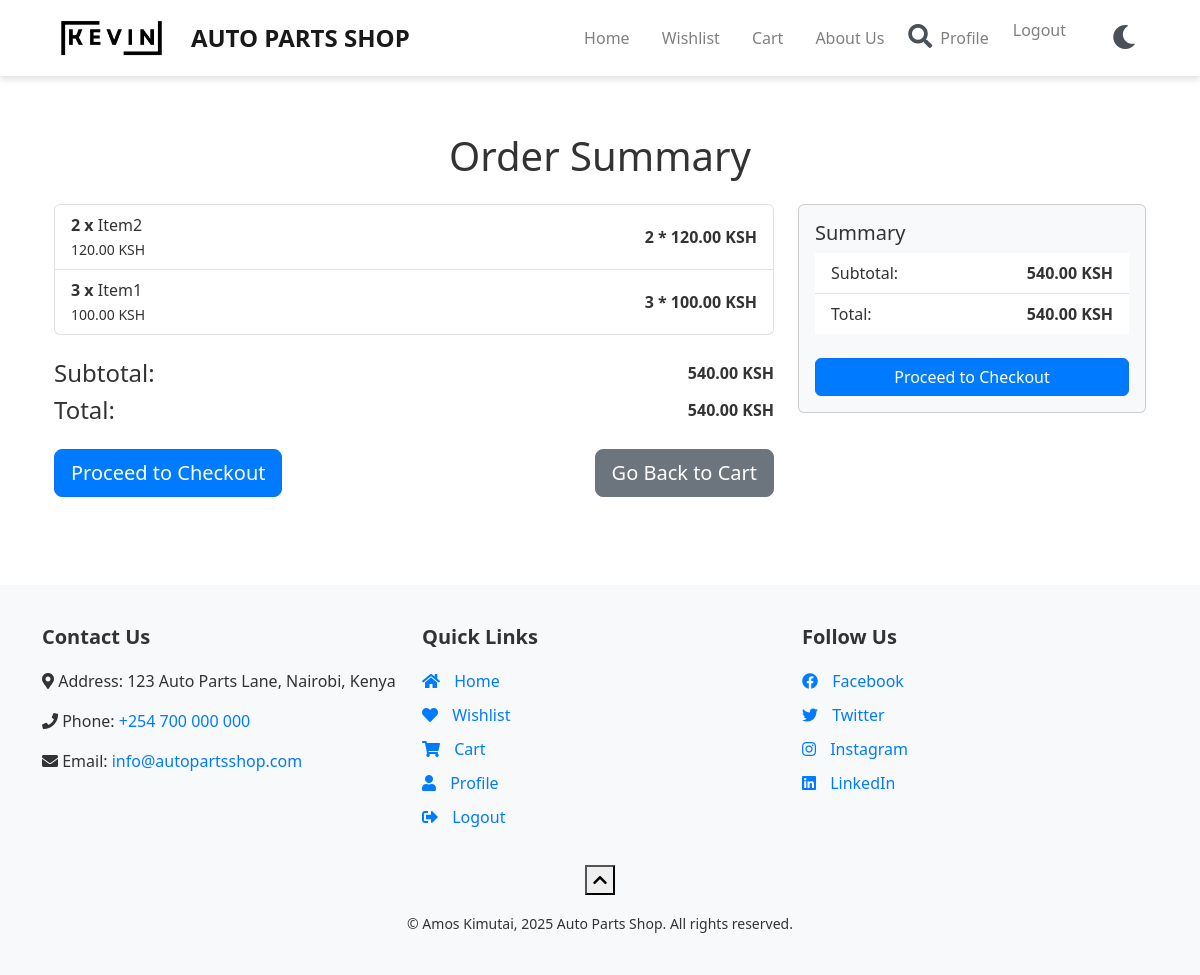
/order_summary/ (signed in), run on an earlier commit of the app's database.
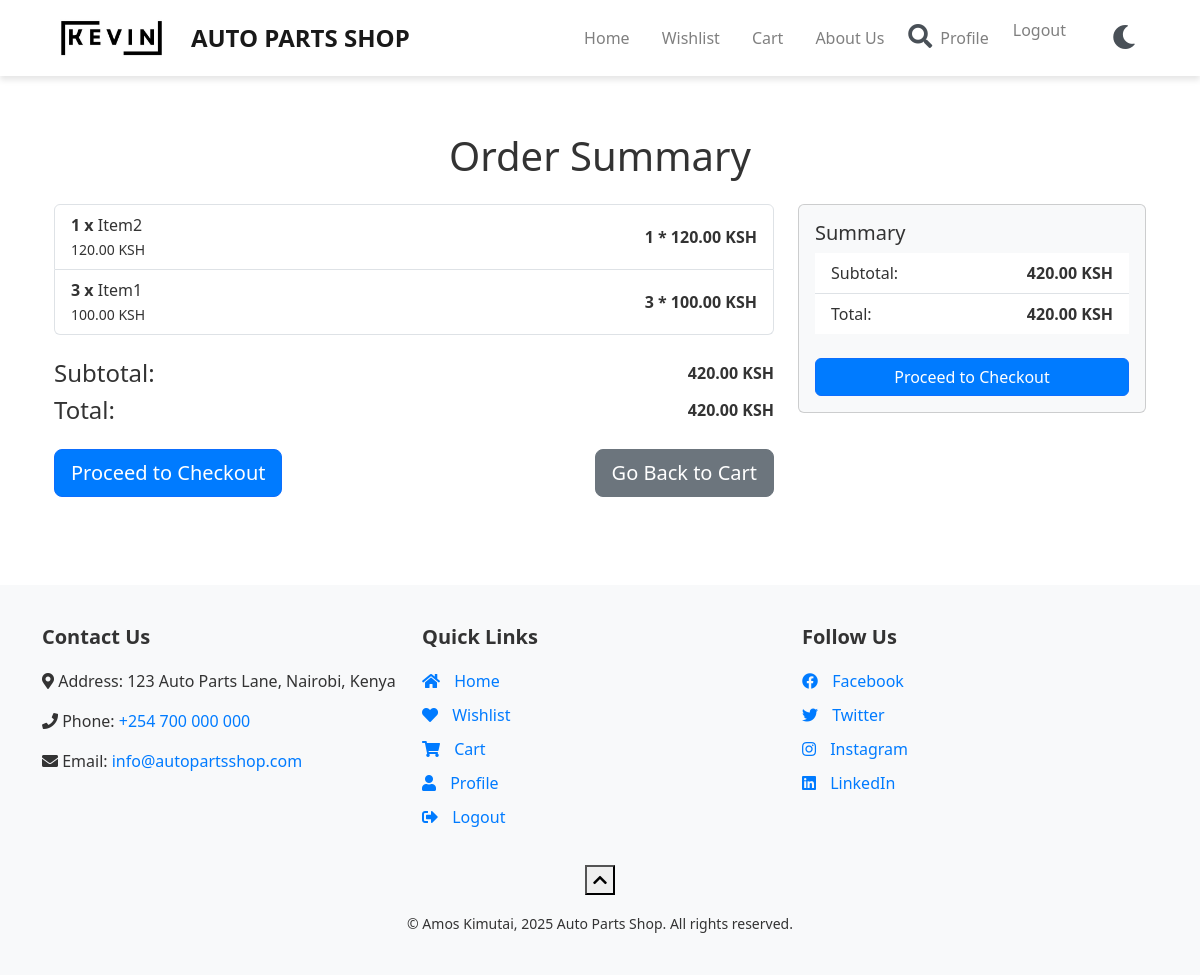
And on a later commit of the database.
### core/models.py (models this page shows, shortened)
class CartItem(models.Model):
    cart = models.ForeignKey(Cart, on_delete=models.CASCADE, related_name='items')
    part = models.ForeignKey(Part, on_delete=models.CASCADE)
    quantity = models.IntegerField(default=1)

class Part(models.Model):
    name = models.CharField(max_length=100)
    category = models.ForeignKey(Category, on_delete=models.CASCADE)
    description = models.TextField(blank=True, null=True)
    price = models.DecimalField(max_digits=10, decimal_places=2)
    stock = models.IntegerField()
    image = models.ImageField(upload_to='parts/', null=True, blank=True)
    currency = models.CharField(max_length=3, default='KES')

### core/views.py (the view)
# urls.py: path('order_summary/', views.order_summary, name='order_summary'),
@login_required
def order_summary(request):
    cart = Cart.objects.get(user=request.user)
    items = CartItem.objects.filter(cart=cart)
    subtotal = sum(item.quantity * item.part.price for item in items)
    total = subtotal
    return render(request, 'core/order_summary.html', {'items': items, 'subtotal': subtotal, 'total': total, 'currency': 'KSH'})

### core/templates/core/order_summary.html (shortened to what this page needs)
{% extends 'base.html' %}
{% load static %}
{% block content %}
    <div class="container py-5">
        <h1 class="text-center mb-4">Order Summary</h1>
        <div class="row">
            <div class="col-md-8">
                <ul class="list-group">
                    {% for item in items %}
                        <li class="list-group-item d-flex justify-content-between align-items-center">
                            <div>
                                <strong>{{ item.quantity }} x</strong> {{ item.part.name }}
                                <br>
                                <small>{{ item.part.price }} {{ item.part.currency }}</small>
                            </div>
                            <div>
                                <strong>{{ item.quantity }} * {{ item.part.price }} {{ item.part.currency }}</strong>
                            </div>
                        </li>
                    {% endfor %}
                </ul>
                <div class="d-flex justify-content-between align-items-center mt-4">
                    <h4 class="mb-0">Subtotal:</h4>
                    <strong>{{ subtotal }} {{ currency }}</strong>
                </div>
                <div class="d-flex justify-content-between align-items-center mt-2">
                    <h4 class="mb-0">Total:</h4>
                    <strong>{{ total }} {{ currency }}</strong>
                </div>
                <div class="d-flex justify-content-between mt-4">
                    <button type="button" class="btn btn-primary btn-lg" data-bs-toggle="modal" data-bs-target="#checkoutModal">
                        Proceed to Checkout
                    </button>
                    <a href="{% url 'view_cart' %}" class="btn btn-secondary btn-lg">Go Back to Cart</a>
                </div>
            </div>
            <div class="col-md-4">
                <div class="card">
                    <div class="card-body">
                        <h5 class="card-title">Summary</h5>
                        <ul class="list-group list-group-flush">
                            <li class="list-group-item d-flex justify-content-between">
                                <span>Subtotal:</span> <strong>{{ subtotal }} {{ currency }}</strong>
                            </li>
                            <li class="list-group-item d-flex justify-content-between">
                                <span>Total:</span> <strong>{{ total }} {{ currency }}</strong>
                            </li>
                        </ul>
                        <button type="button" class="btn btn-primary btn-block mt-4" data-bs-toggle="modal" data-bs-target="#checkoutModal">
                            Proceed to Checkout
                        </button>
                    </div>
                </div>
            </div>
        </div>
    </div>
{% endblock %}

What changed in the data, as far as the page shows it:
changed CartItem "Item2": quantity "2" → "1"
Also different on the page:
{{ subtotal }}: "540.00" → "420.00"
{{ total }}: "540.00" → "420.00"
